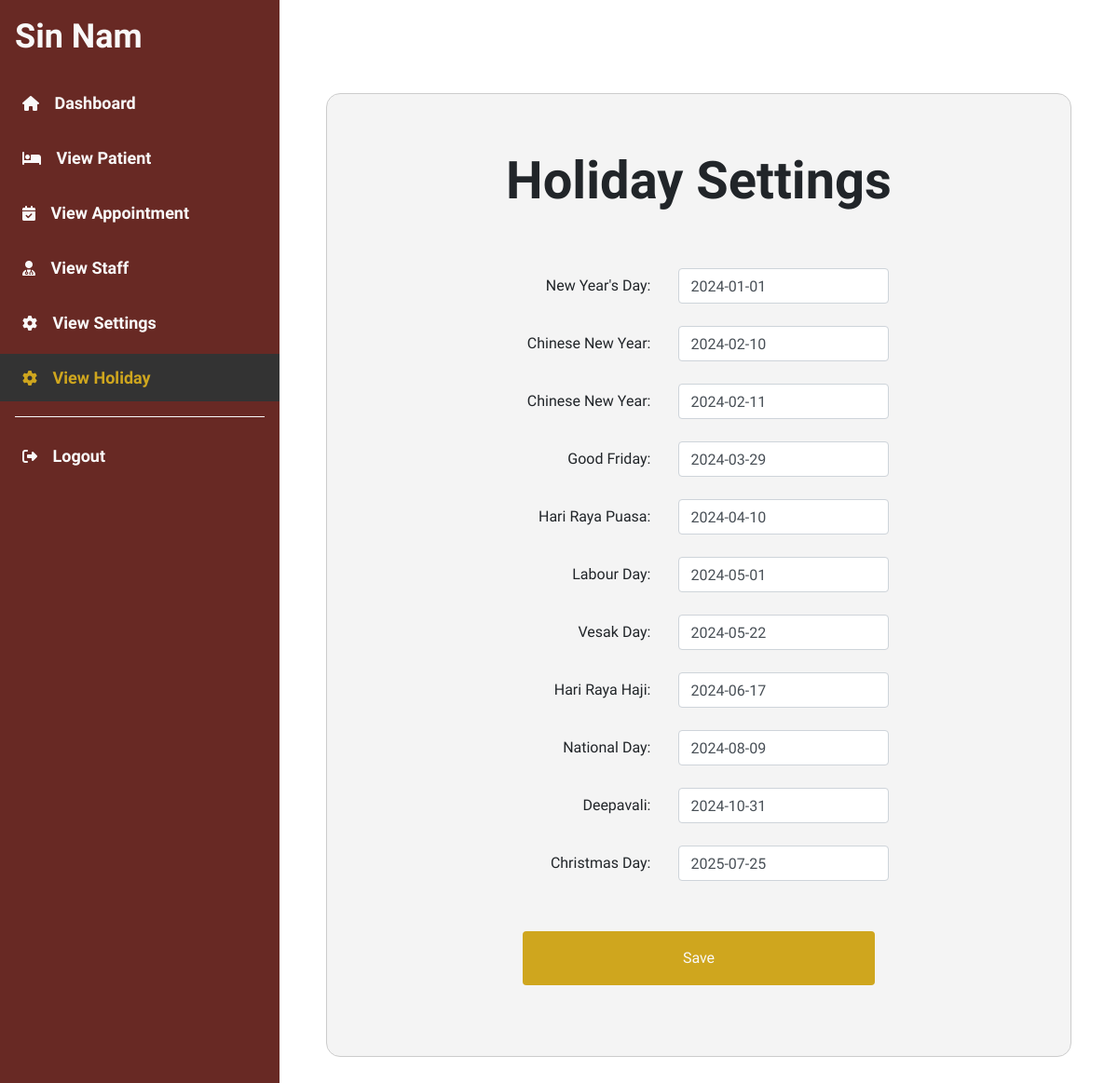
Screenshot of /forms/editHoliday.php (signed in) with the database file from the repository.
### tables this page shows
CREATE TABLE `holiday` (
  `holiday_id` int(11) NOT NULL,
  `holiday_name` varchar(255) NOT NULL,
  `holiday_date` date NOT NULL
);

### forms/editHoliday.php (the view, shortened to what this page needs)
<?php
include "../db_connect.php";
$query = "SELECT * FROM holiday";
$result = mysqli_query($conn, $query);
if (!$result) {
    die("Failed to fetch settings: " . mysqli_error($conn));
} else {
    $holiday = [];
    while ($row = mysqli_fetch_assoc($result)) {
        $holiday[$row['holiday_id']] = $row;
    }
}
?>
<!DOCTYPE html>
<html lang="en">
<head>
    <?php include '../links.php'; ?>
    <link rel="stylesheet" href="../style.css" />
</head>
<body>
    <div class="main-content d-flex">
        <div class="sidebar" id="sidebar">
            <div class="header-box px-3 mt-2 mb-2 d-flex align-items-center justify-content-between">
                <h1 class="header">Sin Nam</h1>
            </div>
            <ul class="mt-3">
                <li class=""><a href="../adminDashboard.php" class="text-decoration-none outer"><i class="fa-solid fa-house"></i> Dashboard</a></li>
                <li class=""><a href="patientDetails.php" class="text-decoration-none outer"><i class="fa-solid fa-bed"></i> View Patient</a></li>
                <li class=""><a href="appointmentDetails.php" class="text-decoration-none outer"><i class="fa-solid fa-calendar-check"></i> View Appointment</a></li>
                <li class=""><a href="staffDetails.php" class="text-decoration-none outer"><i class="fa-solid fa-user-doctor"></i> View Staff</a></li>
                <li class=""><a href="settings.php" class="text-decoration-none outer"><i class="fa-solid fa-gear"></i> View Settings</a></li>
                <li class="active"><a href="viewHoliday.php" class="text-decoration-none outer"><i class="fa-solid fa-gear"></i> View Holiday</a></li>
                <div class="sidebar-separator"></div>
                <li class="mt-auto"><a href="loggedOutSuccessful.php" class="text-decoration-none logout-btn outer"><i class="fa-solid fa-right-from-bracket"></i> Logout</a></li>
            </ul>
        </div>
        <div class="content" id="content">
            <div class="settings">
                <div class="settings-box">
                        <h1>Holiday Settings</h1>
                    <div class="settings-group">
                        <form action="doEditHoliday.php" method="POST">
                            <?php foreach ($holiday as $id => $holiday_data): ?>
                                <div class="form-group row mb-4">
                                    <label for="holiday_<?php echo $id; ?>" class="col-sm-5 col-form-label text-right">
                                        <?php echo $holiday_data['holiday_name']; ?>:
                                    </label>
                                    <div class="col-sm-7">
                                        <input type="text" name="holiday_date_<?php echo $id; ?>" id="holiday_<?php echo $id; ?>" class="form-control date" value="<?php echo $holiday_data['holiday_date']; ?>">
                                    </div>
                                </div>
                            <?php endforeach; ?>
                            <div class="form-group">
                                <div class="col-sm-12 d-flex flex-end">
                                    <button type="submit" name="submit" class="btn save-btn">Save</button>
                                </div>
                            </div>
                        </form>
                    </div>
                </div>
            </div>
        </div>
    </div>
</body>
</html>

### style.css (style rules this page uses)
* { margin: 0; padding: 0; box-sizing: border-box; font-family: "Raleway", sans-serif; }
.back-btn, .save-btn { width: 100%; background-color: #CFA61E; color: #fff; }
#sidebar { min-width: 300px; max-width: 300px; height: 100vh; background: #682924; z-index: 999; flex-shrink: 0; overflow: visible; }
#sidebar .header { color: #f9f9f9; font-size: 36px; font-weight: 600; margin-top: 10px; }
#sidebar a { color: #f9f9f9; }
#sidebar a.outer { font-size: 18px; font-weight: 600; }
#sidebar ul { padding-left: 0; }
#sidebar ul li { list-style: none; padding: 12px 24px; margin-bottom: 8px; }
#sidebar ul li.active { background-color: #333; }
#sidebar ul li.active a { color: #CFA61E; }
#sidebar ul li a { font-size: 18px; }
#sidebar ul li a .fa-solid { margin-right: 12px; font-size: 16px; }
.sidebar-separator { height: 1px; background-color: #f9f9f9; margin: 16px; }
#content { width: 100%; height: 100vh; }
.settings { background-color: #f4f4f4; border: 1px solid #ccc; border-radius: 15px; max-width: 800px; margin: 100px auto 50px; align-self: center; display: flex; flex-direction: column; }
.settings-box { display: flex; flex-direction: column; justify-content: center; align-items: center; margin: 0 auto; width: 80%; }
.settings-box h1, .settings-square h1 { font-size: 56px; font-weight: 700; margin: 60px 0; text-align: center; }
.settings-group form { max-width: 500px; }
.settings-group .form-group { display: flex; align-items: center; }
.settings-group .col-form-label { text-align: left; }
.settings-group .save-btn { background-color: #CFA61E; color: #f9f9f9; font-size: 16px; padding: 16px 24px; margin-bottom: 60px; margin-top: 30px; }

### forms/editHoliday.php (style rules this page uses)
#sidebar { height: 1280px; }

### rows the page displays
holiday: holiday_name "New Year's Day", holiday_date "2024-01-01"
holiday: holiday_name "Chinese New Year", holiday_date "2024-02-10"
holiday: holiday_name "Chinese New Year", holiday_date "2024-02-11"
holiday: holiday_name "Good Friday", holiday_date "2024-03-29"
holiday: holiday_name "Hari Raya Puasa", holiday_date "2024-04-10"
holiday: holiday_name "Labour Day", holiday_date "2024-05-01"
holiday: holiday_name "Vesak Day", holiday_date "2024-05-22"
holiday: holiday_name "Hari Raya Haji", holiday_date "2024-06-17"
holiday: holiday_name "National Day", holiday_date "2024-08-09"
holiday: holiday_name "Deepavali", holiday_date "2024-10-31"
holiday: holiday_name "Christmas Day", holiday_date "2025-07-25"
